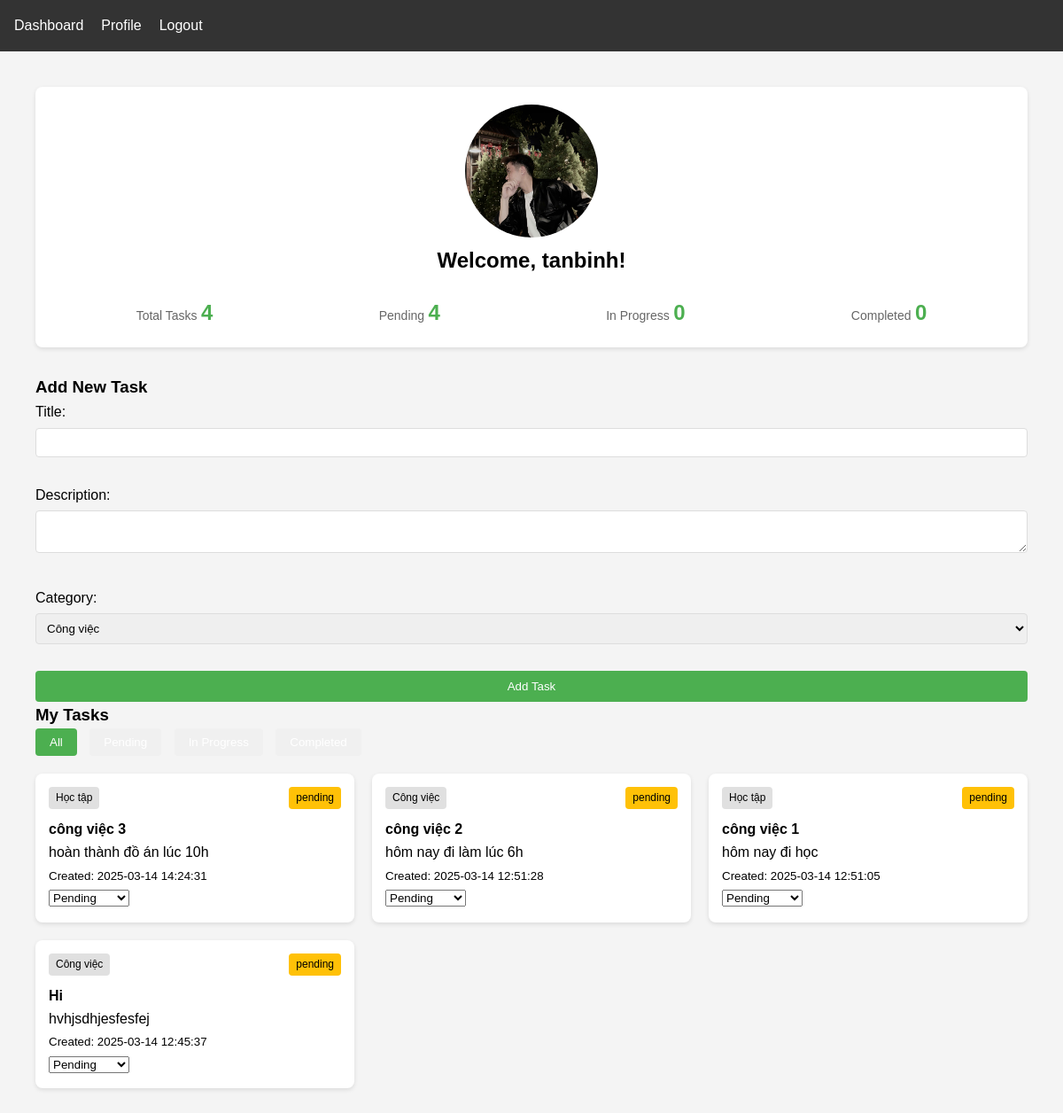
Page /user/dashboard (signed in) on the committed database.
### tables this page shows
CREATE TABLE users (
        id INTEGER PRIMARY KEY AUTOINCREMENT,
        username VARCHAR(80) NOT NULL UNIQUE,
        password VARCHAR(120) NOT NULL,
        avatar VARCHAR(200),
        is_admin BOOLEAN DEFAULT 0,
        is_active BOOLEAN DEFAULT 1,
        created_at TIMESTAMP DEFAULT CURRENT_TIMESTAMP
    );

CREATE TABLE tasks (
        id INTEGER PRIMARY KEY AUTOINCREMENT,
        title VARCHAR(100) NOT NULL,
        description TEXT,
        status VARCHAR(20) DEFAULT 'pending',
        created_at TIMESTAMP DEFAULT CURRENT_TIMESTAMP,
        finished_at TIMESTAMP,
        user_id INTEGER,
        category_id INTEGER,
        FOREIGN KEY (user_id) REFERENCES users(id),
        FOREIGN KEY (category_id) REFERENCES categories(id)
    );

CREATE TABLE categories (
        id INTEGER PRIMARY KEY AUTOINCREMENT,
        name VARCHAR(50) NOT NULL,
        description TEXT,
        created_at TIMESTAMP DEFAULT CURRENT_TIMESTAMP
    );

### app.py (the view)
@app.route('/user/dashboard')
def user_dashboard():
    if 'user_id' not in session:
        return redirect(url_for('login'))
    if session.get('is_admin'):
        return redirect(url_for('admin_dashboard'))
    db = get_db()
    user_id = session['user_id']
    user = db.execute('SELECT * FROM users WHERE id = ?', (user_id,)).fetchone()
    tasks = db.execute('''
        SELECT t.*, c.name as category_name
        FROM tasks t
        LEFT JOIN categories c ON t.category_id = c.id
        WHERE t.user_id = ?
        ORDER BY t.created_at DESC
    ''', (user_id,)).fetchall()
    categories = db.execute('SELECT * FROM categories').fetchall()
    task_stats = {
        'total': len(tasks),
        'pending': len([t for t in tasks if t['status'] == 'pending']),
        'in_progress': len([t for t in tasks if t['status'] == 'in_progress']),
        'completed': len([t for t in tasks if t['status'] == 'completed'])
    }
    return render_template('user/dashboard.html',
                         user=user,
                         tasks=tasks,
                         categories=categories,
                         task_stats=task_stats)

### app.py (called while the page is built)
def get_db():
    db = sqlite3.connect(DATABASE)
    db.row_factory = sqlite3.Row
    db.execute('PRAGMA foreign_keys = ON')
    return db

### templates/user/dashboard.html (shortened to what this page needs)
{% extends "base.html" %}
{% block content %}
<div class="user-dashboard">
    <div class="profile-section">
        <div class="profile-card">
            {% if user.avatar %}
                <img src="{{ url_for('static', filename='uploads/avatars/' + user.avatar) }}"
                     class="avatar" alt="Avatar">
            {% endif %}
            <h2>Welcome, {{ user.username }}!</h2>
            <div class="task-stats">
                <div class="stat-item">
                    <span class="stat-label">Total Tasks</span>
                    <span class="stat-value">{{ task_stats.total }}</span>
                </div>
                <div class="stat-item">
                    <span class="stat-label">Pending</span>
                    <span class="stat-value">{{ task_stats.pending }}</span>
                </div>
                <div class="stat-item">
                    <span class="stat-label">In Progress</span>
                    <span class="stat-value">{{ task_stats.in_progress }}</span>
                </div>
                <div class="stat-item">
                    <span class="stat-label">Completed</span>
                    <span class="stat-value">{{ task_stats.completed }}</span>
                </div>
            </div>
        </div>
    </div>
    <div class="add-task-section">
        <h3>Add New Task</h3>
        <form method="POST" action="{{ url_for('add_task') }}" class="task-form">
            <div class="form-group">
                <label for="title">Title:</label>
                <input type="text" id="title" name="title" required>
            </div>
            <div class="form-group">
                <label for="description">Description:</label>
                <textarea id="description" name="description"></textarea>
            </div>
            <div class="form-group">
                <label for="category">Category:</label>
                <select id="category" name="category_id" required>
                    {% for category in categories %}
                        <option value="{{ category.id }}">{{ category.name }}</option>
                    {% endfor %}
                </select>
            </div>
            <button type="submit" class="btn btn-primary">Add Task</button>
        </form>
    </div>
    <div class="tasks-section">
        <h3>My Tasks</h3>
        <div class="task-filters">
            <button class="filter-btn active" data-filter="all">All</button>
            <button class="filter-btn" data-filter="pending">Pending</button>
            <button class="filter-btn" data-filter="in_progress">In Progress</button>
            <button class="filter-btn" data-filter="completed">Completed</button>
        </div>
        <div class="task-cards">
            {% for task in tasks %}
            <div class="task-card" data-status="{{ task.status }}">
                <div class="task-header">
                    <span class="category-badge">{{ task.category_name }}</span>
                    <span class="status-badge {{ task.status }}">{{ task.status }}</span>
                </div>
                <h4>{{ task.title }}</h4>
                <p>{{ task.description }}</p>
                <div class="task-dates">
                    <small>Created: {{ task.created_at }}</small>
                </div>
                <form method="POST" action="{{ url_for('update_task', task_id=task.id) }}"
                      class="status-form">
                    <select name="status" onchange="this.form.submit()">
                        <option value="pending" {% if task.status == 'pending' %}selected{% endif %}>
                            Pending
                        </option>
                    </select>
                </form>
            </div>
            {% endfor %}
        </div>
    </div>
</div>
{% endblock %}

### static/css/style.css (style rules this page uses)
* { margin: 0; padding: 0; box-sizing: border-box; }
body { font-family: Arial, sans-serif; line-height: 1.6; background-color: #f4f4f4; }
.form-group { margin-bottom: 15px; }
.form-group label { display: block; margin-bottom: 5px; }
.form-group input, .form-group textarea, .form-group select { width: 100%; padding: 8px; border: 1px solid #ddd; border-radius: 4px; }
button, .btn { background-color: #4CAF50; color: white; padding: 10px 20px; border: none; border-radius: 4px; cursor: pointer; transition: background 0.3s; }
.task-cards { display: grid; grid-template-columns: repeat(auto-fill, minmax(300px, 1fr)); gap: 20px; margin-top: 20px; }
.task-card { background: white; padding: 15px; border-radius: 8px; box-shadow: 0 2px 5px rgba(0,0,0,0.1); }
.task-header { display: flex; justify-content: space-between; margin-bottom: 10px; }
.category-badge, .status-badge { padding: 3px 8px; border-radius: 4px; font-size: 12px; }
.category-badge { background: #e0e0e0; }
.status-badge.pending { background: #ffc107; }
.avatar { width: 150px; height: 150px; border-radius: 50%; object-fit: cover; }
.auth-container, .profile-card, .stat-card { background: white; padding: 20px; border-radius: 8px; box-shadow: 0 2px 5px rgba(0,0,0,0.1); margin-bottom: 30px; text-align: center; }
.auth-form, .task-form { display: flex; flex-direction: column; gap: 15px; }
.user-dashboard { max-width: 1200px; margin: auto; padding: 20px; }
.task-stats { display: flex; justify-content: space-around; margin-top: 20px; }
.stat-item { text-align: center; }
.stat-label { font-size: 14px; color: #666; }
.stat-value { font-size: 24px; color: #4CAF50; font-weight: bold; }
.task-filters { margin-bottom: 20px; }
.filter-btn { background: #f0f0f0; padding: 8px 16px; margin-right: 10px; border-radius: 4px; cursor: pointer; }
.filter-btn.active { background: #4CAF50; color: white; }

### rows in the picture
users: avatar (picture), username "tanbinh"
tasks: category_name "Học tập", status "pending", title "công việc 3", description "hoàn thành đồ án lúc 10h", created_at "2025-03-14 14:24:31", status "Pending"
tasks: category_name "Công việc", status "pending", title "công việc 2", description "hôm nay đi làm lúc 6h", created_at "2025-03-14 12:51:28", status "Pending"
tasks: category_name "Học tập", status "pending", title "công việc 1", description "hôm nay đi học", created_at "2025-03-14 12:51:05", status "Pending"
tasks: category_name "Công việc", status "pending", title "Hi", description "hvhjsdhjesfesfej", created_at "2025-03-14 12:45:37", status "Pending"

### other values in the picture
{{ task_stats.total }} "4"
{{ task_stats.pending }} "4"
{{ task_stats.in_progress }} "0"
{{ task_stats.completed }} "0"
form field category_id "Công việc"
